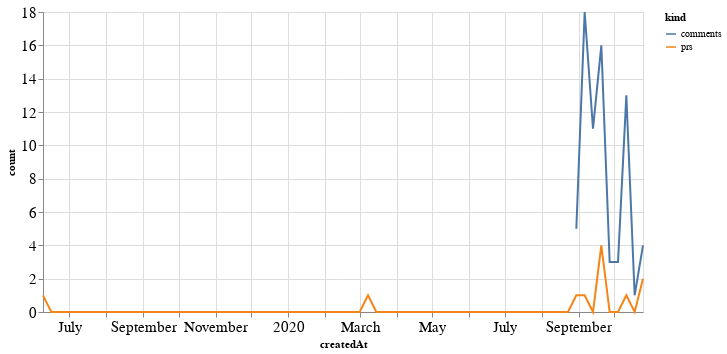

This figure's notebook cell:
### Code cell
alt.Chart(total_time, width=600).mark_line().encode(
    x='createdAt',
    y='count',
    color='kind'
)

### Figure 1 — Vega-Lite specification as saved in the notebook (floating-point values rounded to 4 significant figures; data arrays with more than 128 entries replaced by an {"elided": "..."} marker saying what was removed)
{"config": {"axisLeft": {"labelFontSize": 15}, "axisBottom": {"labelFontSize": 15}}, "data": {"name": "data-a5ee499127050263776518f08a09f7d2"}, "mark": "line", "encoding": {"color": {"type": "nominal", "field": "kind"}, "x": {"type": "temporal", "field": "createdAt"}, "y": {"type": "quantitative", "field": "count"}}, "width": 600, "$schema": "https://vega.github.io/schema/vega-lite/v4.8.1.json", "datasets": {"data-a5ee499127050263776518f08a09f7d2": {"elided": "146 records"}}}
